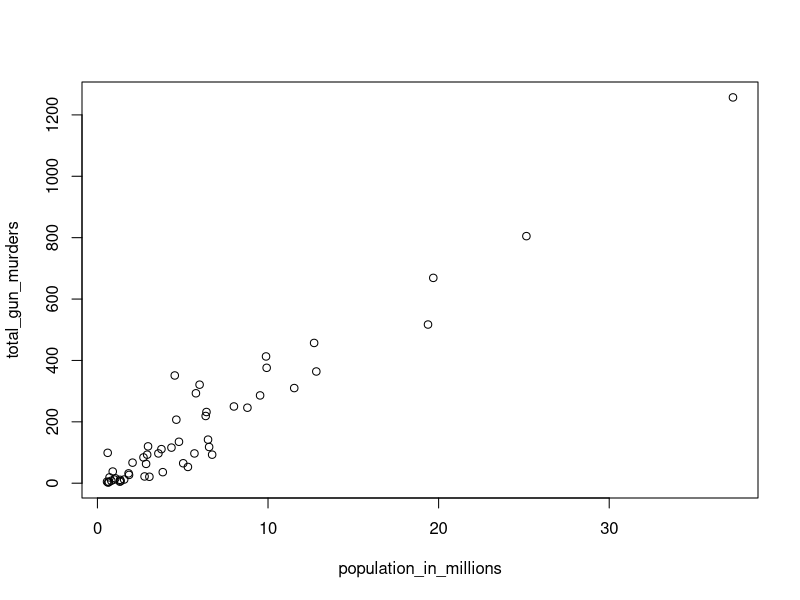
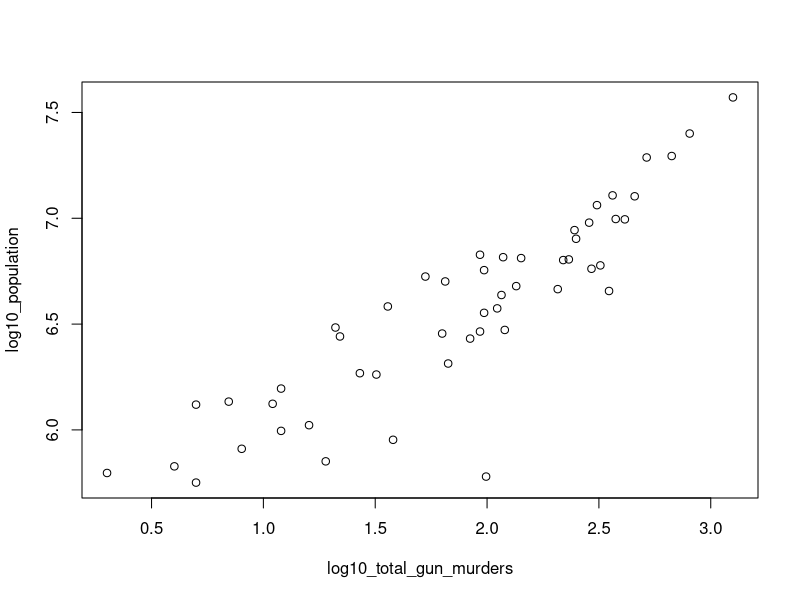
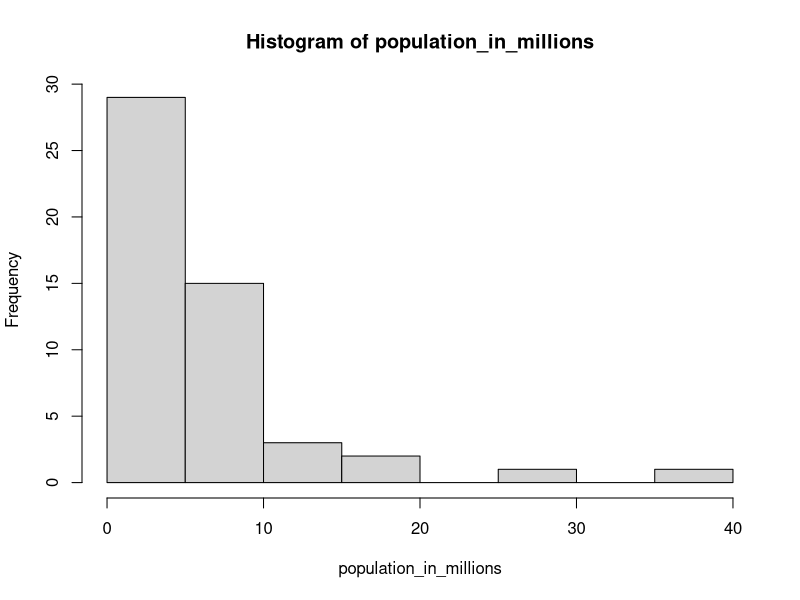

Reproduce these figures in R, in order.
#DATACAMP EXERCISE 1

# Load the datasets and define some variables
library(dslabs)
data(murders)

population_in_millions <- murders$population/10^6
total_gun_murders <- murders$total

plot(population_in_millions, total_gun_murders)

# Transform population (not population in millions) using the log10 transformation and save to object log10_population
log10_population = log10(murders$population)
# Transform total gun murders using log10 transformation and save to object log10_total_gun_murders
log10_total_gun_murders = log10(total_gun_murders)
# Create a scatterplot with the log scale transformed population and murders 
plot(log10_total_gun_murders, log10_population)

#EXERCISE 2

# Store the population in millions and save to population_in_millions 
population_in_millions <- murders$population/10^6


# Create a histogram of this variable
hist(population_in_millions)
